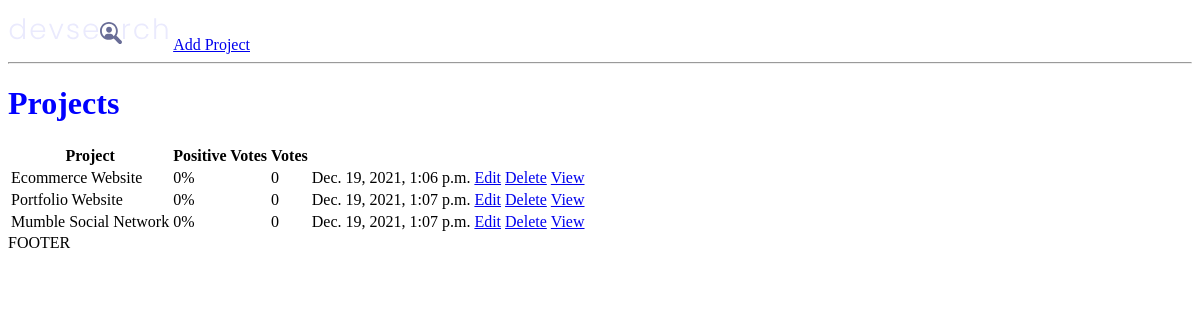
/, run on an earlier commit of the app's database.
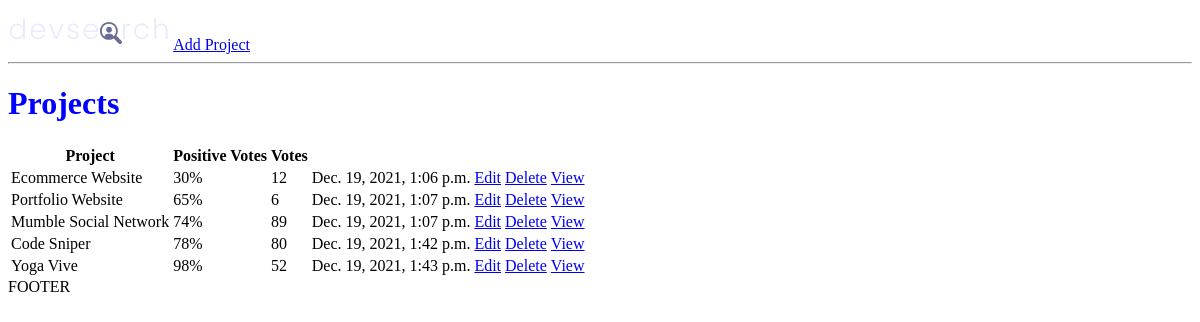
And on a later commit of the database.
### projects/models.py (models this page shows, shortened)
class Project(models.Model):
    title = models.CharField(max_length=200)
    description = models.TextField(null=True, blank=True)
    featured_image = models.ImageField(null=True, blank=True, default="default.jpg")
    demo_link = models.CharField(max_length=2000, null=True, blank=True)
    source_link = models.CharField(max_length=2000, null=True, blank=True)
    tags = models.ManyToManyField('Tag', blank=True)
    vote_total = models.IntegerField(default=0, null=True, blank=True)
    vote_ratio = models.IntegerField(default=0, null=True, blank=True)
    created = models.DateTimeField(auto_now_add=True)
    id = models.UUIDField(default=uuid.uuid4, unique=True, primary_key=True, editable=False)

### projects/views.py (the view)
# urls.py: path('', include('projects.urls')),
def projects(request):
    projects = Project.objects.all()
    context = {
        'projects': projects,
    }
    return render(request, 'projects/projects.html', context)

### projects/templates/projects/projects.html
{% extends 'main.html' %}
{% block content %}
    <h1>Projects</h1>
    <table>
    <tr>
        <th>Project</th>
        <th>Positive Votes</th>
        <th>Votes</th>
        <th></th>
    </tr>
        {% for project in projects%}
            <tr>
                <td>{{ project.title }}</td>
                <td>{{ project.vote_ratio }}%</td>
                <td>{{ project.vote_total }}</td>
                <td>{{ project.created }}</td>
                <td><a href="{% url 'update-project' project.id %}">Edit</a></td>
                <td><a href="{% url 'delete-project' project.id %}">Delete</a></td>
                <td><a href="{% url 'project' project.id %}">View</a></td>
            </tr>
        {% endfor %}
    </table>
{% endblock content %}

### templates/main.html (shortened to what this page needs)
<!DOCTYPE html>
{% load static %}
<html lang="en">
<head>
    <link rel='stylesheet' type='text/css' media='screen' href='{% static "styles/main.css" %}'>
</head>
<body>
{% include 'navbar.html' %}
{% block content %}
{% endblock content %}
<p1>FOOTER</p1>
</body>
</html>

### templates/navbar.html
{% load static %}
<img src="{% static 'images/logo.svg' %}">
<a href="{% url 'create-project' %}">Add Project</a>
<hr>

### static/styles/main.css (style rules this page uses)
h1 { color: blue; }

What changed in the data, as far as the page shows it:
changed Project "Ecommerce Website": vote_ratio "0" → "30"; vote_total "0" → "12"
changed Project "Portfolio Website": vote_ratio "0" → "65"; vote_total "0" → "6"
changed Project "Mumble Social Network": vote_ratio "0" → "74"; vote_total "0" → "89"
added Project: title "Code Sniper", vote_ratio "78", vote_total "80", created "Dec. 19, 2021, 1:42 p.m."
added Project: title "Yoga Vive", vote_ratio "98", vote_total "52", created "Dec. 19, 2021, 1:43 p.m."
